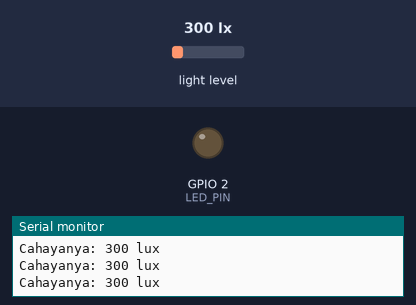
Recording of a program running on a simulated ESP32. Shown: output pins drawn as LEDs (lit = HIGH), the last lines printed to the serial monitor. The inputs (shaded band) are chosen by the test bench; at power-on: light level 300 lx. WiFi joins after 1.5 s; servers stay silent unless stated; no MQTT or app messages arrive unless stated.

Above: at 3.3 s.
3.4 s: light level set to 366 lx
4.9 s: light level set to 429 lx
At 6.1 s:
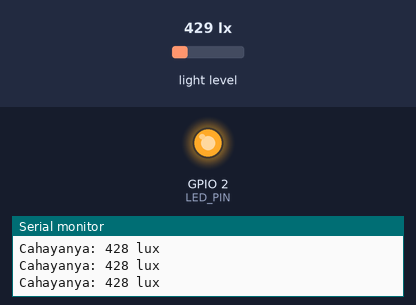
6.4 s: light level set to 40 lx
At 7.6 s:
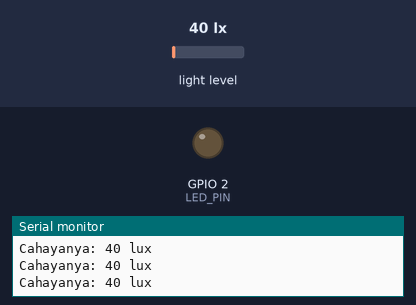
7.9 s: light level set to 500 lx
At 8.4 s:
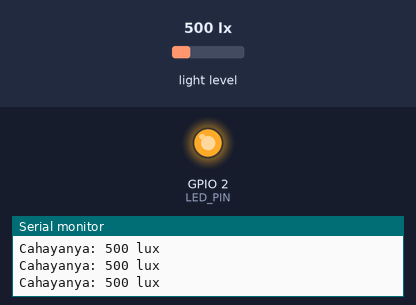
Timing chart, 0 to 10.4 s (numbered marks = the images above; inputs shaded):
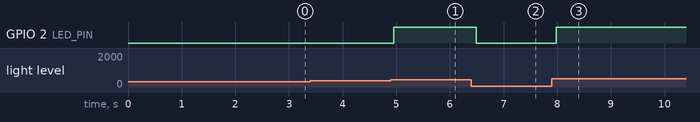

Measured:
- the behaviour switches between 401 and 402 lx on light level (found by bisection; images 0 and 1)
- after the input at 4.9 s, GPIO 2 (LED_PIN): LOW → HIGH after 0.05 s
- after the input at 6.4 s, GPIO 2 (LED_PIN): HIGH → LOW after 0.10 s
- after the input at 7.9 s, GPIO 2 (LED_PIN): LOW → HIGH after 0.09 s

The program:

main.cpp
```cpp
#include <Wire.h>
#include <BH1750.h>
#include <WiFi.h>
#include <PubSubClient.h>

// Wi-Fi credentials
const char* ssid = "kerinci#60";
const char* password = "begawan01";

// MQTT credentials and settings
const char* mqtt_server = "broker.emqx.io";
const int mqtt_port = 1883;
const char* mqtt_username = "sagaraganteng";
const char* mqtt_password = "ujian";
const char* mqtt_subscribe_topic = "semangat";
const char* mqtt_publisher_topic = "emosi";

WiFiClient espClient;
PubSubClient client(espClient);

// Pin definitions
const int LIGHT_SENSOR_ADDRESS = 0x23; // I2C address of light sensor
const int LED_PIN = 2; // LED

// Sensor type definitions
const int LIGHT_SENSOR_TYPE = BH1750::ONE_TIME_HIGH_RES_MODE; // 1 lx resolution

// Sensor objects
BH1750 lightMeter; // I2C address 0x23

void setup() {
  Serial.begin(115200); // Initialize serial communication
  Wire.begin(21, 22); // default pin untuk SDA, SCL
  lightMeter.begin(); // light sensor aktif
  delay(100);  // menunggu sensor aktif
  pinMode(LED_PIN, OUTPUT); // untuk LED

  // Connect to Wi-Fi network
  WiFi.begin(ssid, password);

  while (WiFi.status() != WL_CONNECTED) {
    delay(1000);
    Serial.println("Menghubungkan ke WiFi..");
  }

  Serial.println("Terhubung ke jaringan WiFi");

  // Connect to MQTT broker
  client.setServer(mqtt_server, mqtt_port);

  while (!client.connected()) {
    Serial.println("Mencoba Terhubung ke MQTT broker...");

    if (client.connect("ESP32Client", mqtt_username, mqtt_password)) {
      Serial.println("Terhubung ke MQTT broker");
    } else {
      Serial.print("Gagal ");
      Serial.print(client.state());
      delay(2000);
    }
  }
}

void loop() {
  static unsigned long lastLightTime = 0; // This static variable is for the light to be read every 2 seconds

  // Take light reading every 3 seconds
  if (millis() - lastLightTime >= 3000) {
    uint16_t lux = lightMeter.readLightLevel(); // To
      Serial.print("Cahayanya: ");
  Serial.print(lux);
  Serial.println(" lux");
      // data akan dipublish ke sensor MQTT
  if (client.connected()) {
    client.connect("ESP32Client", mqtt_username, mqtt_password);
    client.loop();

  if (lux > 400) {
    digitalWrite(LED_PIN, HIGH);
    char buffer[10];
    snprintf(buffer, 10, "%d", lux);
    client.publish(mqtt_publisher_topic, ("Warning, 2502035013 " + String(buffer) + " lux").c_str());
  } if (lux < 400)
  {
    digitalWrite(LED_PIN, LOW);
    char buffer[10];
    snprintf(buffer, 10, "%d", lux);
    client.publish(mqtt_publisher_topic, ("Closed, 2502035013 " + String(buffer) + " lux").c_str());
  }

}
}
  }

  // Maintain MQTT connection
  /*if (!client.connected()) {
    client.connect("ESP32Client", mqtt_username, mqtt_password);
  }
  client.loop();

  delay(10);*/
```
